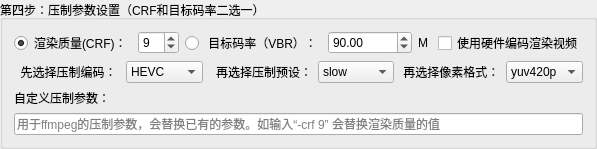
             <widget class="QGroupBox" name="groupBox">
              <property name="sizePolicy">
               <sizepolicy hsizetype="Preferred" vsizetype="Minimum">
                <horstretch>0</horstretch>
                <verstretch>0</verstretch>
               </sizepolicy>
              </property>
              <property name="title">
               <string>第四步：压制参数设置（CRF和目标码率二选一）</string>
              </property>
              <layout class="QGridLayout" name="gridLayout_12">
               <item row="0" column="0">
                <layout class="QGridLayout" name="gridLayout_3">
                 <property name="sizeConstraint">
                  <enum>QLayout::SetMaximumSize</enum>
                 </property>
                 <item row="0" column="0">
                  <widget class="QRadioButton" name="UseCRF">
                   <property name="text">
                    <string>渲染质量(CRF)：</string>
                   </property>
                   <property name="checked">
                    <bool>true</bool>
                   </property>
                  </widget>
                 </item>
                 <item row="0" column="3">
                  <widget class="QDoubleSpinBox" name="BitrateSelector">
                   <property name="maximum">
                    <double>1000000.000000000000000</double>
                   </property>
                   <property name="value">
                    <double>90.000000000000000</double>
                   </property>
                  </widget>
                 </item>
                 <item row="0" column="2">
                  <widget class="QRadioButton" name="UseTargetBitrate">
                   <property name="toolTip">
                    <string>&lt;html&gt;&lt;head/&gt;&lt;body&gt;&lt;p&gt;目标码率，1pass下不代表实际码率&lt;/p&gt;&lt;/body&gt;&lt;/html&gt;</string>
                   </property>
                   <property name="text">
                    <string> 目标码率（VBR）：</string>
                   </property>
                  </widget>
                 </item>
                 <item row="0" column="1">
                  <widget class="QSpinBox" name="CRFSelector">
                   <property name="minimum">
                    <number>0</number>
                   </property>
                   <property name="maximum">
                    <number>51</number>
                   </property>
                   <property name="value">
                    <number>9</number>
                   </property>
                  </widget>
                 </item>
                 <item row="0" column="4">
                  <widget class="QLabel" name="TargetBitrateMeasure">
                   <property name="text">
                    <string>M </string>
                   </property>
                  </widget>
                 </item>
                 <item row="0" column="8">
                  <widget class="QCheckBox" name="HwaccelChecker">
                   <property name="toolTip">
                    <string>&lt;html&gt;&lt;head/&gt;&lt;body&gt;&lt;p&gt;使用&lt;span style=&quot; font-weight:600;&quot;&gt;ffmpeg&lt;/span&gt;的hevc_nvenc或h264_nvenc编码器压制中间产品及成品&lt;/p&gt;&lt;/body&gt;&lt;/html&gt;</string>
                   </property>
                   <property name="text">
                    <string>使用硬件编码渲染视频</string>
                   </property>
                  </widget>
                 </item>
                </layout>
               </item>
               <item row="2" column="0">
                <widget class="QLabel" name="label_9">
                 <property name="text">
                  <string>自定义压制参数：</string>
                 </property>
                </widget>
               </item>
               <item row="1" column="0">
                <layout class="QHBoxLayout" name="horizontalLayout_4">
                 <property name="sizeConstraint">
                  <enum>QLayout::SetMaximumSize</enum>
                 </property>
                 <item>
                  <widget class="QLabel" name="EncoderReminder">
                   <property name="text">
                    <string>  先选择压制编码： </string>
                   </property>
                  </widget>
                 </item>
                 <item>
                  <widget class="QComboBox" name="EncoderSelector">
                   <property name="sizePolicy">
                    <sizepolicy hsizetype="Expanding" vsizetype="Fixed">
                     <horstretch>0</horstretch>
                     <verstretch>0</verstretch>
                    </sizepolicy>
                   </property>
                   <item>
                    <property name="text">
                     <string>HEVC</string>
                    </property>
                   </item>
                   <item>
                    <property name="text">
                     <string>H264</string>
                    </property>
                   </item>
                   <item>
                    <property name="text">
                     <string>ProRes</string>
                    </property>
                   </item>
                  </widget>
                 </item>
                 <item>
                  <widget class="QLabel" name="PresetReminder">
                   <property name="toolTip">
                    <string>&lt;html&gt;&lt;head/&gt;&lt;body&gt;&lt;p&gt;硬编：GPU压制，只有勾选硬件编码才能使用&lt;/p&gt;&lt;p&gt;软编：CPU压制，速度慢，但是质量可能比硬件编码好一丢丢（虽然大量的SSIM对比实验结果表面当今硬件编码质量与CPU编码不分伯仲）&lt;/p&gt;&lt;p&gt;&lt;br/&gt;&lt;/p&gt;&lt;p&gt;&lt;span style=&quot; font-weight:600;&quot;&gt;注意：软编可以直接压入HDR10数据，现阶段的硬编不行&lt;/span&gt;&lt;/p&gt;&lt;/body&gt;&lt;/html&gt;</string>
                   </property>
                   <property name="text">
                    <string>  再选择压制预设：</string>
                   </property>
                   <property name="alignment">
                    <set>Qt::AlignRight|Qt::AlignTrailing|Qt::AlignVCenter</set>
                   </property>
                  </widget>
                 </item>
                 <item>
                  <widget class="QComboBox" name="PresetSelector">
                   <property name="sizePolicy">
                    <sizepolicy hsizetype="Expanding" vsizetype="Fixed">
                     <horstretch>0</horstretch>
                     <verstretch>0</verstretch>
                    </sizepolicy>
                   </property>
                   <property name="currentText">
                    <string>slow</string>
                   </property>
                   <item>
                    <property name="text">
                     <string>slow</string>
                    </property>
                   </item>
                  </widget>
                 </item>
                 <item>
                  <widget class="QLabel" name="label_8">
                   <property name="text">
                    <string> 再选择像素格式：</string>
                   </property>
                  </widget>
                 </item>
                 <item>
                  <widget class="QComboBox" name="PixFmtSelector">
                   <property name="sizePolicy">
                    <sizepolicy hsizetype="Expanding" vsizetype="Fixed">
                     <horstretch>0</horstretch>
                     <verstretch>0</verstretch>
                    </sizepolicy>
                   </property>
                   <item>
                    <property name="text">
                     <string>yuv420p</string>
                    </property>
                   </item>
                  </widget>
                 </item>
                </layout>
               </item>
               <item row="3" column="0">
                <widget class="QLineEdit" name="FFmpegCustomer">
                 <property name="placeholderText">
                  <string>用于ffmpeg的压制参数，会替换已有的参数。如输入“-crf 9” 会替换渲染质量的值</string>
                 </property>
                </widget>
               </item>
              </layout>
             </widget>
